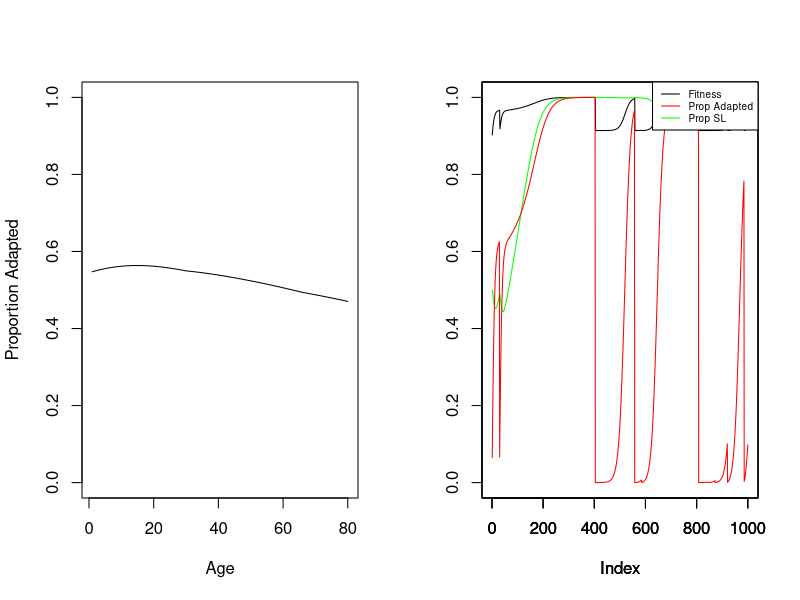

Write the R code that produced this figure.


# Recursions to simulate age-structured social learning model

# Set IL_Only to "Yes" for population with only individual learners
# Set Stoch_E to "Yes" for stochastically changing environment
# max_age = 2 corresponds to discrete-generation model.

# Includes code for simple plot with time dynamics in the end

# Run this function with respective parameter values to reproduce
# results shown in Fig.1 and Fig.2


# Simulation function
recurs <- function( tmax=1000 ,           # Timesteps
                      max_age = 80  ,     # Maximum age (max_age = 2 corresponds to Rogers model)
                      b=c(0.35,0.35) ,    # Fertility rates for non-adapted and adapted individuals
                      s=c(0.85,0.93),     # Survival rates for non-adapted and adapted individuals
                      u=0.01,             # Rate of environmental change
                      z=0.5,              # Success rate of individual learning
                      c=0.01,             # Recruitment cost of individual learning
                      phi = 1,            # Age bias (phi = 1 means unbiased)
                      SL_Error = 0,       # Error rate in social learning
                      IL_Only = "No",     # Individual learners only?
                      Stoch_E = "Yes") {  # Stochastically changing environment?
  

  #Create population array with age-strategy classes
  
  n <- array( 0 , dim=c( max_age , 2 , 2) ) # age, adapted = 2, Learning Strategy , IL = 1
  
  #Half IL and half SL
  if ( IL_Only == "Yes"){
    
    if (max_age == 2){
      n[1,1,1] <- 1
      n[1,1,2] <- 0
    } else {
      n[,1,1] <- 1/max_age
      n[,1,2] <- 0
    }

  } else {
    
  if (max_age == 2){
    n[1,1,1] <- 0.5
    n[1,1,2] <- 0.5
  } else {
    n[,1,1] <- 0.5/max_age
    n[,1,2] <- 0.5/max_age
  }
  }
  
  N <- sum(n)
  
  #Output objects
  
  lambda <- c()
  lambdaSL <- c()
  lambdaIL <- c()
  Juveniles <- c()
  PropAdapt <- c()
  AdaptedPerAge <- matrix(nrow = max_age, ncol = tmax)
  PropIL <- c()
  EnvChange <- c()
  

  
  for ( t in 1:tmax ) {
    print(t)
    
    #Number of individuals
    N <- sum(n)
    
    if (max_age == 2){
    N_IL <- sum(n[1,,1])
    N_SL <- sum(n[1,,2])
    } else {
    N_IL <- sum(n[,,1])
    N_SL <- sum(n[,,2])
    }
    
    
    # life cycle:
    # age (survival)
    # reproduction
    # environment change
    # learning
    
    # aging
    # loop over age classes, in reverse
    for ( i in (max_age-1):1 ) {
      for ( j in 1:2 ) { #j indexes non-adapted/adapted
        for (k in 1:2) { #k indexes learning strat
             if (i==1 & k==1){ #Individual learning juveniles pay recruitment cost
               n[ i+1 , j , k]  <- n[ i , j , k] * s[j] * (1-c) 
             } else {           
                n[ i+1 , j , k] <- n[ i , j , k] * s[j]
             }
        }#k
      }#j
    }#i
    

    #Empty juvenile slots
    
    for ( j in 1:2 ){
      for ( k in 1:2 ){
        for (l in 1:2) {
        n[ 1 , j , k ] <- 0 
        }#j
       }#k
    }#l
    
    # reproduction --- fill age class 1

    # babies get stored in a vector
    
    classes <- expand.grid(age=2:max_age, j=1:2, k=1:2)
    babies <- rep(0, nrow(classes))
   
    for ( i in 2:max_age ) {
      for ( j in 1:2 ){
        for ( k in 1:2 ) {
          n_parents <- n[ i , j , k]
          if (n_parents > 0){
          nn <- n_parents * b[j]
          if ( nn > 0 ) {
            #Assign to vector 
            babies[which(classes$age==i & classes$j==j & classes$k==k)] <- babies[which(classes$age==i & classes$j==j & classes$k==k)] + nn
           }
          }
        }#k
      }#j
    }#i
    
    #Assign babies to juvenile class
    
    for ( k in 1:2 ) {
          n[1,1, k] <- sum(babies[which(classes$k==k)])
      
    }

    #environmental change
    
    if (Stoch_E == "Yes") {
      ut <- ifelse( runif(1) < u , 1 , 0 )
      EnvChange[t] <- ifelse(ut==1, 1, 0)
      if (ut == 1){
        for ( i in 1:max_age) {
          for ( k in 1:2 ) { #k indexes learning strat
            n[ i , 1 , k ] <- sum(n[ i ,  , k ])
            n[ i , 2 , k ] <- 0
          }#k
        }#j
      }#i
    } else {
      for ( i in 1:max_age) {
        for ( k in 1:2 ) { #k indexes learning strat
          
          n[ i , 1 , k ] <- n[ i , 1 , k ] + u * n[ i , 2 , k ]
          n[ i , 2 , k ] <- (1-u) * n[ i , 2 , k ]
          
        }#k
      }#j
    
    }
    
    
    # learning
    # each juvenile gets a chance to learn, either individually or socially
    for ( k in 1:2 ) {
       if ( n[1,1,k]>0 ){ 
        if ( k==1 ){
          
          #Individual Learners
          p_successful_ind <- n[1,1,k] * z
          n[1,1,k] <- n[1,1,k] - p_successful_ind
          n[1,2,k] <- p_successful_ind
          
      } else {
        
        #Social Learners
        #Proportion of each age class
        if (max_age == 2){
          p_successful_soc <- sum(n[2,2,])/sum(n[2,,])
        } else {
          
        a <- c()
        a[1] <- 0
        for (j in 2:max_age) {
        a[j]  <- sum(n[j,,])/sum(n[2:max_age,,])
        }
        
        #Proportion of adaptive behavior in each age class
        q <- c()
        for (j in 1:max_age) {
          q[j]  <- sum(n[j,2,])/sum(n[j,,])
        }
    
        p_successful_soc <- sum((a^2)*q) #Equal pairs
          
        for (i in 3:max_age) {
          for (j in 2:(i-1)) {
           p_successful_soc <- p_successful_soc + 2 * a[i]  *a[j] * ( q[i] * (phi/(phi+1))  + q[j] * (1/(phi+1)) ) 
          }
        }
                           
        }
        
        n_successful_soc <- n[1,1,k] * p_successful_soc * (1-SL_Error)
        n[1,1,k] <- n[1,1,k] - n_successful_soc
        n[1,2,k] <- n_successful_soc
         
         
        }
       }
    }#k
    
  # Store info in output objects
    
    if (max_age == 2){
      lambda[t] <- sum(n[1,,])
      lambdaIL[t] <- sum(n[1,,1]) / N_IL
      lambdaSL[t] <- sum(n[1,,2]) / N_SL
      
    } else {
      
      lambda[t] <- sum(n)
      lambdaIL[t] <- sum(n[,,1]) / N_IL
      lambdaSL[t] <- sum(n[,,2]) / N_SL
      
    }
    
   Juveniles[t] <- sum(n[1,,])
   PropAdapt[t] <- sum(n[,2,]/sum(n))
   PropIL[t] <- sum(n[,,1]/sum(n))

   for (x in 1:max_age) {
     AdaptedPerAge[x,t] <- sum(n[x,2,]/sum(n[x,,]))
   }
   
   
   #Renormalize population size
   
   if (max_age == 2){
     n[1,,] <- n[1,,]/sum(n[1,,])
   } else {
     n <- n/sum(n)
   }

   }#t
  
  return(list(n=n, 
              lambda=lambda, 
              lambdaIL=lambdaIL,
              lambdaSL=lambdaSL,
              Juveniles=Juveniles,
              Adapt=PropAdapt, 
              IL= PropIL,
              SL= 1- PropIL, 
              Change=EnvChange, 
              AdaptedPerAge=AdaptedPerAge))
  
}

result <- recurs()


par(mfrow=c(1,2))
plot(apply(result$AdaptedPerAge, 1, mean), type = "l", ylim = c(0,1), ylab = "Proportion Adapted", xlab = "Age")

plot(result$lambda/max(result$lambda), type= "l", ylim = c(0,1), ylab = "")
par(new=TRUE)
plot(result$SL,type = "l", ylim = c(0,1), col="green",  yaxt = "n", ylab = "")
par(new=TRUE)
plot(result$Adapt, type = "l", ylim = c(0,1), col = "red", yaxt = "n", ylab = "")
legend("topright", c("Fitness", "Prop Adapted", "Prop SL"), col = c("black", "red", "green"), lty = 1, cex = 0.6)








